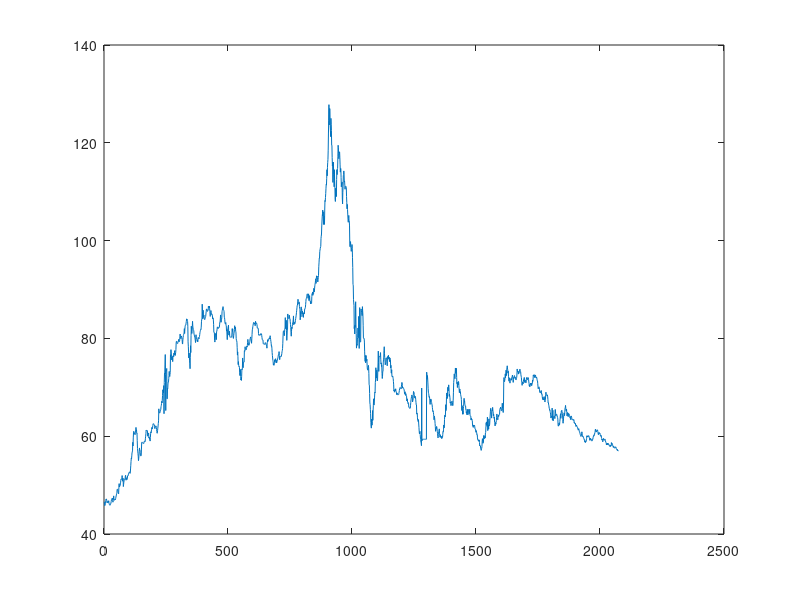

Write MATLAB code to recreate this figure.
pkg load statistics

function [mu, sigma, lambda] = estimate(S, deltat)
% Calibrate an OU process by least squares.

if (size(S,2) > size(S,1))
    S = S';
end

[k, dummy, resid] = regress(S(2:end), [ones(size(S(1:end-1))) S(1:end-1)]);
a = k(1);
b = k(2);
lambda = -log(b)/deltat;
mu     = a/(1-b);
sigma  =  std(resid) * sqrt( 2*lambda/(1-b^2) );

end

S = csvread('benchmark_market_price_timeseries.csv');
[mu, sigma, lambda] = estimate(S, 1)

plot(S)
pause

% OUTPUT:
%  mu =  74.250
%  sigma =  1.0163
%  lambda =  0.0030704

% vim: set ft=matlab:
